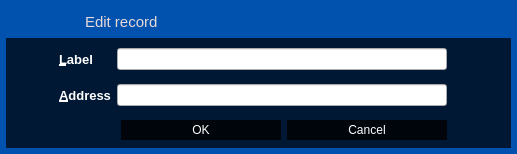
<?xml version="1.0" encoding="UTF-8"?>
<ui version="4.0">
 <class>EditAddressDialog</class>
 <widget class="QDialog" name="EditAddressDialog">
  <property name="geometry">
   <rect>
    <x>0</x>
    <y>0</y>
    <width>517</width>
    <height>154</height>
   </rect>
  </property>
  <property name="windowTitle">
   <string/>
  </property>
  <property name="styleSheet">
   <string notr="true">QLabel {
	color: #FFFFFF;
}

QDialog {
	background-color: rgb(0, 82, 174);
}</string>
  </property>
  <layout class="QVBoxLayout" name="verticalLayout_2">
   <property name="spacing">
    <number>0</number>
   </property>
   <property name="margin">
    <number>6</number>
   </property>
   <item>
    <widget class="QFrame" name="frame">
     <property name="styleSheet">
      <string notr="true">#frame {
	background-color: rgba(0, 0, 0, 180);
    border-style:none;
}</string>
     </property>
     <property name="frameShape">
      <enum>QFrame::StyledPanel</enum>
     </property>
     <property name="frameShadow">
      <enum>QFrame::Raised</enum>
     </property>
     <property name="lineWidth">
      <number>1</number>
     </property>
     <layout class="QVBoxLayout" name="verticalLayout">
      <property name="spacing">
       <number>0</number>
      </property>
      <property name="margin">
       <number>0</number>
      </property>
      <item>
       <widget class="QWidget" name="wCaption" native="true">
        <property name="minimumSize">
         <size>
          <width>0</width>
          <height>32</height>
         </size>
        </property>
        <property name="maximumSize">
         <size>
          <width>16777215</width>
          <height>32</height>
         </size>
        </property>
        <property name="styleSheet">
         <string notr="true">#wCaption {
	background-color:  rgb(0, 82, 174);
}</string>
        </property>
        <property name="is_header" stdset="0">
         <bool>true</bool>
        </property>
        <layout class="QHBoxLayout" name="horizontalLayout_19">
         <property name="margin">
          <number>0</number>
         </property>
         <item>
          <spacer name="horizontalSpacer_26">
           <property name="orientation">
            <enum>Qt::Horizontal</enum>
           </property>
           <property name="sizeType">
            <enum>QSizePolicy::Fixed</enum>
           </property>
           <property name="sizeHint" stdset="0">
            <size>
             <width>7</width>
             <height>20</height>
            </size>
           </property>
          </spacer>
         </item>
         <item>
          <widget class="QLabel" name="picEdit">
           <property name="sizePolicy">
            <sizepolicy hsizetype="Preferred" vsizetype="Preferred">
             <horstretch>0</horstretch>
             <verstretch>0</verstretch>
            </sizepolicy>
           </property>
           <property name="minimumSize">
            <size>
             <width>30</width>
             <height>30</height>
            </size>
           </property>
           <property name="maximumSize">
            <size>
             <width>30</width>
             <height>30</height>
            </size>
           </property>
           <property name="text">
            <string/>
           </property>
           <property name="pixmap">
            <pixmap resource="../res.qrc">:/res/edit_record_icon.png</pixmap>
           </property>
          </widget>
         </item>
         <item>
          <widget class="QLabel" name="picAdd">
           <property name="enabled">
            <bool>true</bool>
           </property>
           <property name="sizePolicy">
            <sizepolicy hsizetype="Preferred" vsizetype="Preferred">
             <horstretch>0</horstretch>
             <verstretch>0</verstretch>
            </sizepolicy>
           </property>
           <property name="minimumSize">
            <size>
             <width>30</width>
             <height>30</height>
            </size>
           </property>
           <property name="maximumSize">
            <size>
             <width>30</width>
             <height>30</height>
            </size>
           </property>
           <property name="text">
            <string/>
           </property>
           <property name="pixmap">
            <pixmap resource="../res.qrc">:/res/add_record_icon.png</pixmap>
           </property>
          </widget>
         </item>
         <item>
          <widget class="QLabel" name="lbTitle">
           <property name="font">
            <font>
             <pointsize>11</pointsize>
             <stylestrategy>PreferAntialias</stylestrategy>
            </font>
           </property>
           <property name="styleSheet">
            <string notr="true">QLabel {
	color: #E9D9D8;
}</string>
           </property>
           <property name="text">
            <string>Edit record</string>
           </property>
          </widget>
         </item>
         <item>
          <widget class="QPushButton" name="bClose">
           <property name="minimumSize">
            <size>
             <width>30</width>
             <height>30</height>
            </size>
           </property>
           <property name="maximumSize">
            <size>
             <width>30</width>
             <height>30</height>
            </size>
           </property>
           <property name="styleSheet">
            <string notr="true">QPushButton {	
	image: url(:/res/close_normal.png);
	border: 0px solid gray;
}
QPushButton:pressed:flat {
	image: url(:/res/close_normal.png);
}

QPushButton:hover {
	image: url(:/res/close_hover.png);
}</string>
           </property>
           <property name="text">
            <string notr="true"/>
           </property>
           <property name="flat">
            <bool>true</bool>
           </property>
          </widget>
         </item>
        </layout>
       </widget>
      </item>
      <item>
       <spacer name="verticalSpacer">
        <property name="orientation">
         <enum>Qt::Vertical</enum>
        </property>
        <property name="sizeType">
         <enum>QSizePolicy::Fixed</enum>
        </property>
        <property name="sizeHint" stdset="0">
         <size>
          <width>20</width>
          <height>5</height>
         </size>
        </property>
       </spacer>
      </item>
      <item>
       <layout class="QHBoxLayout" name="horizontalLayout_2" stretch="1,8,0">
        <item>
         <spacer name="horizontalSpacer">
          <property name="orientation">
           <enum>Qt::Horizontal</enum>
          </property>
          <property name="sizeHint" stdset="0">
           <size>
            <width>40</width>
            <height>20</height>
           </size>
          </property>
         </spacer>
        </item>
        <item>
         <widget class="QWidget" name="wContent" native="true">
          <layout class="QGridLayout" name="gridLayout">
           <property name="margin">
            <number>0</number>
           </property>
           <item row="0" column="0">
            <widget class="QLabel" name="label">
             <property name="font">
              <font>
               <pointsize>10</pointsize>
               <weight>75</weight>
               <bold>true</bold>
              </font>
             </property>
             <property name="text">
              <string>&amp;Label</string>
             </property>
             <property name="margin">
              <number>5</number>
             </property>
             <property name="buddy">
              <cstring>labelEdit</cstring>
             </property>
            </widget>
           </item>
           <item row="1" column="1">
            <widget class="QLineEdit" name="addressEdit">
             <property name="minimumSize">
              <size>
               <width>0</width>
               <height>20</height>
              </size>
             </property>
             <property name="toolTip">
              <string>The address associated with this address book entry. This can only be modified for sending addresses.</string>
             </property>
            </widget>
           </item>
           <item row="2" column="1">
            <layout class="QHBoxLayout" name="horizontalLayout">
             <item>
              <spacer name="horizontalSpacer_3">
               <property name="orientation">
                <enum>Qt::Horizontal</enum>
               </property>
               <property name="sizeHint" stdset="0">
                <size>
                 <width>40</width>
                 <height>20</height>
                </size>
               </property>
              </spacer>
             </item>
             <item>
              <widget class="QDialogButtonBox" name="buttonBox">
               <property name="styleSheet">
                <string notr="true">QPushButton {
	background-color: rgba(0, 0, 0, 200);
	color: #FFFFFF;
	border: 0px solid gray;
	max-height: 20px;
	min-height: 20px;
	max-width: 160px;
	min-width: 160px;
}

QPushButton:hover {
	background-color: #d80317;
}

QPushButton:pressed:flat {
	background-color: #d80317;
}</string>
               </property>
               <property name="orientation">
                <enum>Qt::Horizontal</enum>
               </property>
               <property name="standardButtons">
                <set>QDialogButtonBox::Cancel|QDialogButtonBox::Ok</set>
               </property>
              </widget>
             </item>
            </layout>
           </item>
           <item row="0" column="1">
            <widget class="QLineEdit" name="labelEdit">
             <property name="minimumSize">
              <size>
               <width>0</width>
               <height>20</height>
              </size>
             </property>
             <property name="toolTip">
              <string>The label associated with this address book entry</string>
             </property>
            </widget>
           </item>
           <item row="1" column="0">
            <widget class="QLabel" name="label_2">
             <property name="font">
              <font>
               <pointsize>10</pointsize>
               <weight>75</weight>
               <bold>true</bold>
              </font>
             </property>
             <property name="text">
              <string>&amp;Address</string>
             </property>
             <property name="margin">
              <number>5</number>
             </property>
             <property name="buddy">
              <cstring>addressEdit</cstring>
             </property>
            </widget>
           </item>
           <item row="1" column="2">
            <widget class="QPushButton" name="pasteButton">
             <property name="minimumSize">
              <size>
               <width>28</width>
               <height>28</height>
              </size>
             </property>
             <property name="maximumSize">
              <size>
               <width>28</width>
               <height>28</height>
              </size>
             </property>
             <property name="toolTip">
              <string>Paste from clipboard</string>
             </property>
             <property name="styleSheet">
              <string notr="true">QPushButton {
	border: 0px solid gray;
	image: url(:/res/paste/normal.png);	
}

QPushButton:!enabled {
	image: url(:/res/paste/disabled.png);
}

QPushButton:pressed:flat {
	image: url(:/res/paste/pressed.png);
}

QPushButton:hover {
	image: url(:/res/paste/hover.png);
}</string>
             </property>
             <property name="text">
              <string/>
             </property>
             <property name="shortcut">
              <string>Alt+A</string>
             </property>
             <property name="flat">
              <bool>true</bool>
             </property>
            </widget>
           </item>
          </layout>
         </widget>
        </item>
        <item>
         <spacer name="horizontalSpacer_2">
          <property name="orientation">
           <enum>Qt::Horizontal</enum>
          </property>
          <property name="sizeHint" stdset="0">
           <size>
            <width>30</width>
            <height>20</height>
           </size>
          </property>
         </spacer>
        </item>
       </layout>
      </item>
     </layout>
    </widget>
   </item>
  </layout>
 </widget>
 <resources>
  <include location="../res.qrc"/>
 </resources>
 <connections>
  <connection>
   <sender>buttonBox</sender>
   <signal>accepted()</signal>
   <receiver>EditAddressDialog</receiver>
   <slot>accept()</slot>
   <hints>
    <hint type="sourcelabel">
     <x>273</x>
     <y>121</y>
    </hint>
    <hint type="destinationlabel">
     <x>252</x>
     <y>70</y>
    </hint>
   </hints>
  </connection>
  <connection>
   <sender>buttonBox</sender>
   <signal>rejected()</signal>
   <receiver>EditAddressDialog</receiver>
   <slot>reject()</slot>
   <hints>
    <hint type="sourcelabel">
     <x>273</x>
     <y>121</y>
    </hint>
    <hint type="destinationlabel">
     <x>252</x>
     <y>70</y>
    </hint>
   </hints>
  </connection>
  <connection>
   <sender>bClose</sender>
   <signal>clicked()</signal>
   <receiver>EditAddressDialog</receiver>
   <slot>reject()</slot>
   <hints>
    <hint type="sourcelabel">
     <x>489</x>
     <y>15</y>
    </hint>
    <hint type="destinationlabel">
     <x>252</x>
     <y>70</y>
    </hint>
   </hints>
  </connection>
 </connections>
 <slots>
  <slot>pasteRequested()</slot>
 </slots>
</ui>
